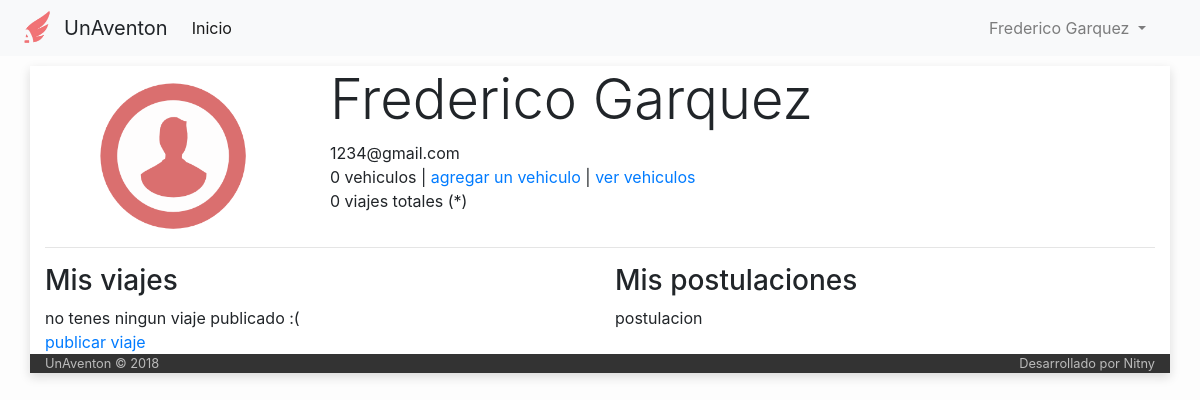
Screenshot of /perfil (signed in) with the database file from the repository.
### tables this page shows
CREATE TABLE IF NOT EXISTS `usuario` (
  `idUser` int(6) NOT NULL AUTO_INCREMENT,
  `email` varchar(50) NOT NULL,
  `clave` varchar(50) NOT NULL,
  `nombre` varchar(50) NOT NULL,
  `apellido` varchar(50) NOT NULL,
  `admin` int(1) NOT NULL DEFAULT '0',
  PRIMARY KEY (`idUser`)
);

CREATE TABLE IF NOT EXISTS `participacion` (
  `idParticipacion` int(6) NOT NULL AUTO_INCREMENT,
  `idUsuario` int(6) NOT NULL,
  `idViaje` int(6) NOT NULL,
  `estado` varchar(10) NOT NULL,
  `fecha_solicitud` date NOT NULL,
  PRIMARY KEY (`idParticipacion`)
);

### index.php (called while the page is built, shortened)
<?php
	include ('php/inicio_body.php');
	$router = new Router;
	$vars = $router->get_variables();
	render($vars);
	include ('php/cierre_body.php');

### controller/perfil.php (the view, shortened to what this page needs)
<?php
function render($vars = [])
{
  include('php/conexion.php');
  $usuario=mysqli_query($conexion,"SELECT *
                                   FROM Usuario
                                   WHERE email='$_SESSION[mail]' limit 1")
                                   or
                                   die("Problemas en la base de datos:".mysqli_error($conexion));
  $user = mysqli_fetch_array($usuario);
  $contador=mysqli_query($conexion,"SELECT count(*) as cont
                                    FROM viaje
                                    where idPiloto='$user[idUser]'")
                                    or
                                    die ("problemas con el contador");
  $contador=mysqli_fetch_array($contador);
  $contador_vehiculos=mysqli_query($conexion,"SELECT count(*) as cont
                                    FROM vehiculo
                                    where idPropietario='$user[idUser]'")
                                    or
                                    die ("problemas con el contador");
  $contador_vehiculos=mysqli_fetch_array($contador_vehiculos);
  ?>
  <div class="row">
    <div class="col-md-3" style="text-align: center">
      <img src="img/user.png" alt="imagen de usuario" style="width: 150px; margin-top: 15px">
    </div>
    <div class="col-md-9">
      <h1 class="display-4"><?php echo $user['nombre']; ?> <?php echo $user['apellido']; ?></h1>
      <span><?php echo $user['email']; ?></span><br>
      <span><?php echo $contador_vehiculos['cont']; ?> vehiculos</span> | <a href="#">agregar un vehiculo</a> | <a href="#">ver vehiculos</a> <br>
      <span><?php echo $contador['cont']; ?> viajes totales (*)</span>
    </div>
  </div>
  <hr>
  <div class="row">
    <div class="col-md-6">
      <h3>Mis viajes</h3>
      <?php
        $viajes=mysqli_query($conexion,"SELECT *
                                       FROM viaje
                                       WHERE idPiloto='$user[idUser]'")
                                       or
                                       die("Problemas en la base de datos:".mysqli_error($conexion));
        if (mysqli_num_rows($viajes) == 0){
             echo "no tenes ningun viaje publicado :( <br>";
             echo "<a href='/publicar'>publicar viaje</a>";
        }
          ?>
    </div>
    <div class="col-md-6">
      <h3>Mis postulaciones</h3>
      <?php
        $postulaciones=mysqli_query($conexion,"SELECT *
                                       FROM participacion
                                       WHERE idUsuario='$user[idUser]'")
                                       or
                                       die("Problemas en la base de datos:".mysqli_error($conexion));
        while ($postulacion = mysqli_fetch_array($postulaciones)) {
          echo "postulacion";
        }
      ?>
    </div>
  </div>
  <?php
}

### css/stylo.css (style rules this page uses)
body { background-color: #fdfdfd; }

### rows the page displays
usuario: nombre "Frederico", apellido "Garquez", email "1234@gmail.com"

### other values shown
$_SESSION['nombre'] "Frederico"
$_SESSION['apellido'] "Garquez"
$contador_vehiculos['cont'] "0"
$contador['cont'] "0"
